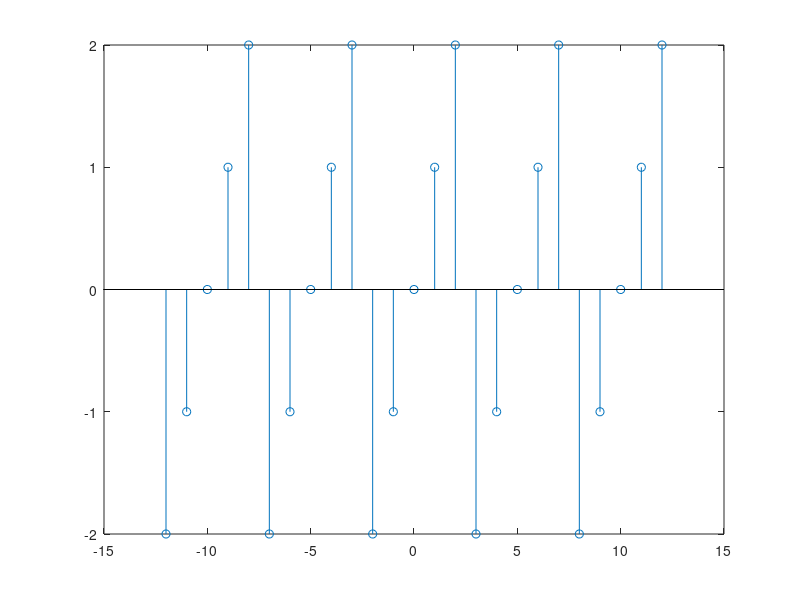

Write MATLAB code to recreate this figure.
%1. x1(n) = {...-2.-1.0,1,2..}. Plot 5 periods
x1 = [-2:2];
numberOfCycles = 5;
x = -12:12;
x1Periodic = repmat(x1,1,numberOfCycles);
stem(x,x1Periodic);